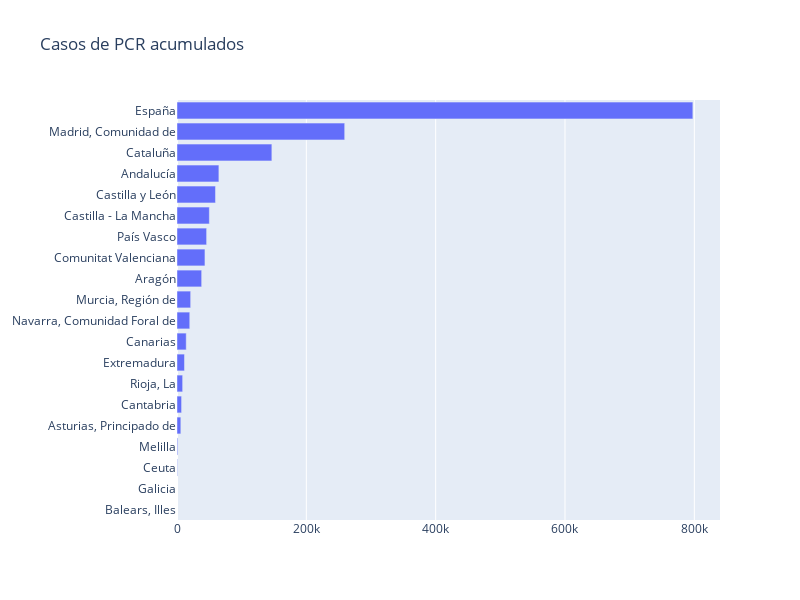

Write notebook code for a chart like this one.
### Markdown cell above
Aunque una imagen vale más que una tabla. En la siguiente figura se muestra el número de casos diagnosticados por PCR para cada autonomia:

### Code cell
fig = go.Figure(layout=go.Layout(title=go.layout.Title(text='Casos de PCR acumulados')))
fig.add_trace(go.Bar(y=ccaa_accumulated['ccaa'], x=ccaa_accumulated['cases_accumulated_PCR'], orientation='h'), )
fig.update_layout(barmode='stack', yaxis={'categoryorder':'total ascending'}, height=600, width=800)
fig.show()

### Figure 1 — Plotly figure (JSON) as saved in the notebook; plotly's stock layout.template omitted (floating-point values rounded to 4 significant figures)
{"data": [{"orientation": "h", "type": "bar", "x": [64774, 38141, 5916, null, 14278, 7061, 50022, 59502, 146699, 682, 43218, 11557, null, 259322, 1161, 21129, 19736, 45804, 8716, 797718], "y": ["Andalucía", "Aragón", "Asturias, Principado de", "Balears, Illes", "Canarias", "Cantabria", "Castilla - La Mancha", "Castilla y León", "Cataluña", "Ceuta", "Comunitat Valenciana", "Extremadura", "Galicia", "Madrid, Comunidad de", "Melilla", "Murcia, Región de", "Navarra, Comunidad Foral de", "País Vasco", "Rioja, La", "España"]}], "layout": {"barmode": "stack", "height": 600, "title": {"text": "Casos de PCR acumulados"}, "width": 800, "yaxis": {"categoryorder": "total ascending"}}}
